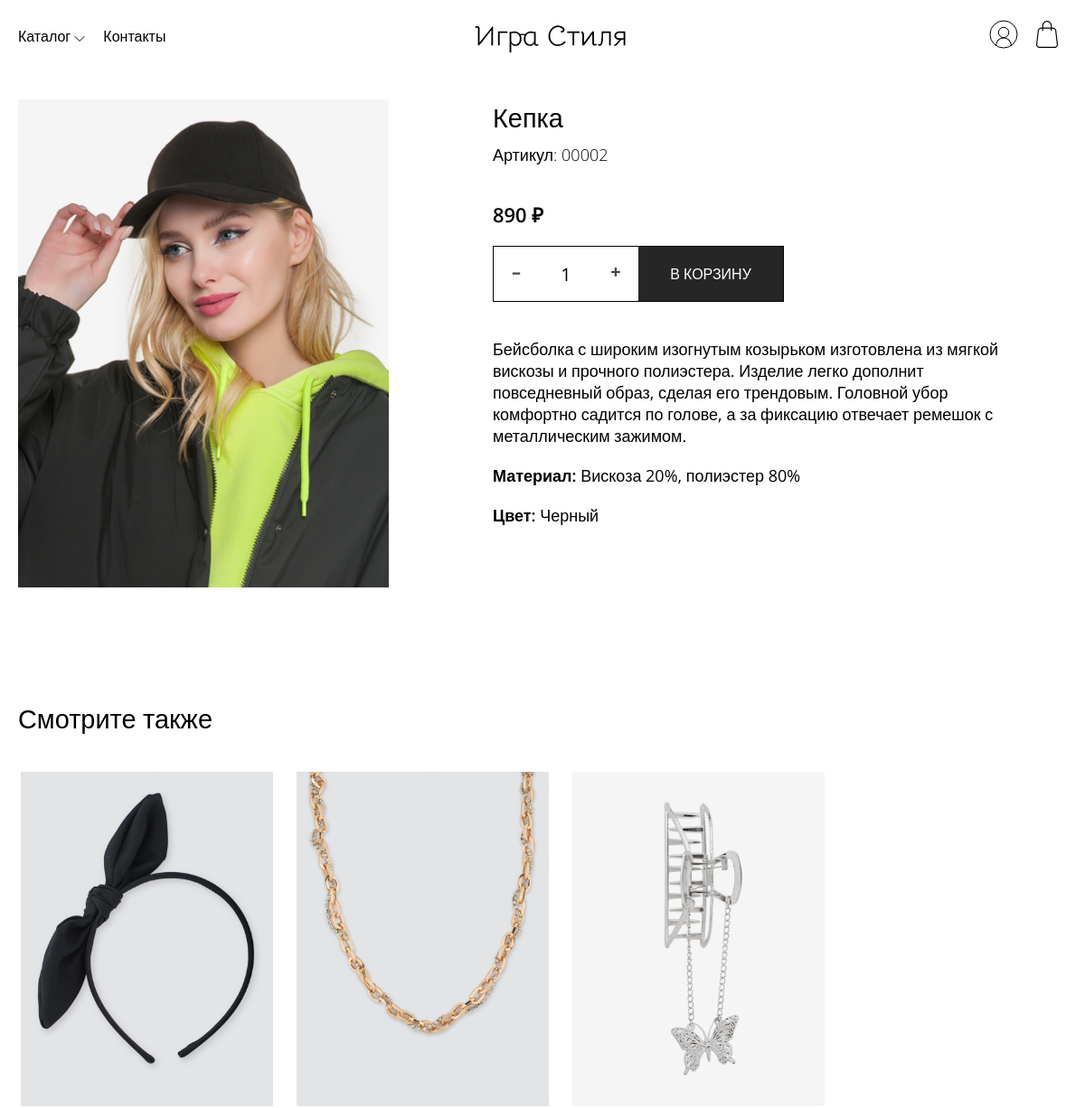
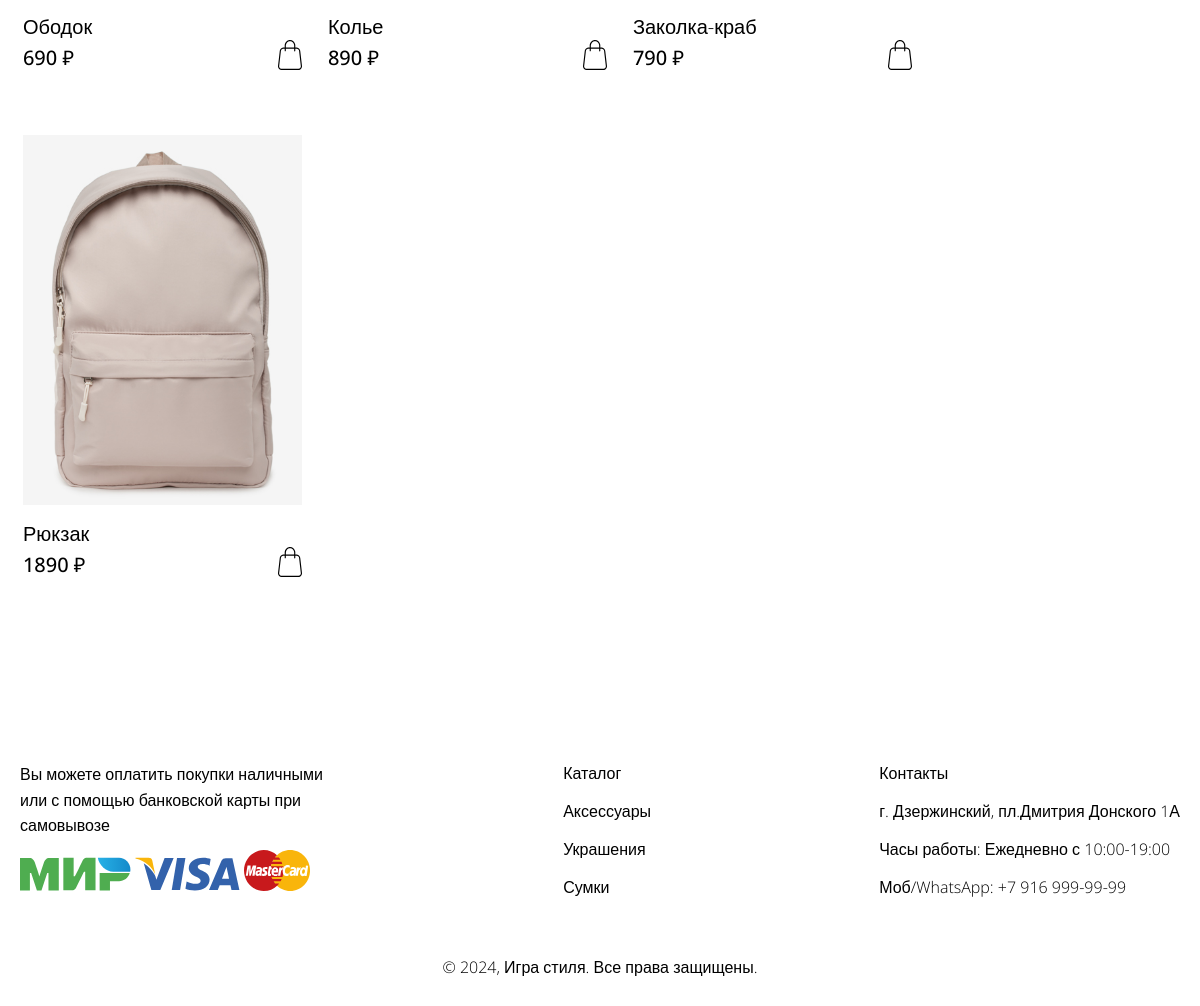
The app's page /php/product.php?id=2 with its own data (2 pictures, top to bottom).
### tables this page shows
CREATE TABLE `products` (
  `id_product` int(11) NOT NULL,
  `id_product_type` int(11) NOT NULL,
  `name_product` varchar(50) NOT NULL,
  `article` varchar(11) DEFAULT NULL,
  `description` varchar(300) NOT NULL,
  `price` int(11) NOT NULL,
  `image` varchar(300) NOT NULL,
  `material` varchar(100) NOT NULL,
  `id_color` int(11) NOT NULL,
  `quantity` int(11) NOT NULL,
  `quantity_store` int(11) DEFAULT NULL
);

CREATE TABLE `colors` (
  `id_color` int(11) NOT NULL,
  `name_color` varchar(20) NOT NULL
);

### php/product.php (the view, shortened to what this page needs)
<?php
include './components/header.php';
include './config/db.php';
$id_product = $_GET['id'] ?? '';
$query = "SELECT * FROM products p
INNER JOIN colors c ON p.id_color = c.id_color
WHERE p.id_product = $id_product AND p.quantity >= 1";
$result = mysqli_query($link, $query);
if ($result && mysqli_num_rows($result) > 0) {
    $product = mysqli_fetch_assoc($result);
?>
    <div class="product">
        <div class="container">
            <div class="product-content">
                <div class="product-content-picture">
                    <img src="<?= $product['image']; ?>" alt="Product Image">
                </div>
                <div class="product-content-points">
                    <h1><?= $product['name_product']; ?></h1>
                    <p class="product-article">Артикул: <?= $product['article']; ?></p>
                    <h2><?= $product['price']; ?> ₽</h2>
                    <form class="addToCart" method="post" action="/accessory_store/php/config/add_to_cart.php">
                        <div class="counter">
                            <span class="input-number-decrement">–</span><input class="input-number" type="text" value="1" min="0" max="<?php echo $product['quantity']; ?>"><span class="input-number-increment">+</span>
                            <button type="submit" class="button-product">В КОРЗИНУ</button>
                        </div>
                    </form>
                    <p><?= $product['description']; ?></p>
                    <p class="product-material"><span class="characteristics">Материал:</span> <?= $product['material']; ?></p>
                    <p><span class="characteristics">Цвет: </span><?= $product['name_color']; ?></p>
                </div>
            </div>
        </div>
    </div>
<?php
} else {
    echo "Товар не найден.";
}
$query_related = "SELECT * FROM products WHERE id_product != '$id_product' ORDER BY RAND() LIMIT 4";
$result_related = mysqli_query($link, $query_related);
$related_products = [];
if (mysqli_num_rows($result_related) > 0) {
    while ($row_related = mysqli_fetch_assoc($result_related)) {
        $related_products[] = $row_related;
    }
?>
    <div class="catalog">
        <div class="container">
        <h1 class="title">Смотрите также</h1>
            <div class="catalog-rec">
                <?php foreach ($related_products as $related_product) : ?>
                    <div class="catalog-cart">
                        <a href="product.php?id=<?php echo $related_product['id_product']; ?>">
                            <img class="catalog-picture" src="<?php echo $related_product['image']; ?>" alt="">
                            <p><?php echo $related_product['name_product']; ?></p>
                        </a>
                        <div class="catalog-cart-points">
                            <p><?= $related_product['price']; ?> ₽</p>
                            <form class="addToCartForm" action="/accessory_store/php/config/add_to_cart.php" method="post">
                                <button type="submit" style="border: none; background: none; cursor: pointer;">
                                    <img src="/accessory_store/img/cart.svg" alt="">
                                </button>
                            </form>
                        </div>
                    </div>
                <?php endforeach; ?>
            </div>
        </div>
    </div>
<?php }
include './components/footer.php';
?>
</body>
</html>

### css/style.css (style rules this page uses)
button { background: transparent; border: none; font-weight: 400; font-size: 16px; cursor: pointer; }
* { margin: 0; padding: 0; font-family: "Open Sans", sans-serif; }
a { text-decoration: none; color: inherit; }
p { font-size: 20px; }
h1, h2, h3 { font-style: normal; }
h1 { font-size: clamp(1.13rem, 0.83rem + 1.3vw, 2rem); font-weight: 400; }
h2 { font-size: clamp(0.88rem, 0.67rem + 0.93vw, 1.5rem); font-weight: 600; }
.container { max-width: 1200px; margin-right: auto; margin-left: auto; }
.title, .title-index { margin-bottom: 40px; }
.catalog .catalog-picture { max-width: 285px; height: 370px; margin-bottom: 10px; }
.catalog .catalog-content, .catalog .catalog-rec { display: flex; justify-content: space-between; }
.catalog .catalog-products, .catalog .catalog-rec { width: 100%; display: grid; grid-template-columns: repeat(auto-fit, minmax(285px, 1rem)); justify-items: center; justify-content: start; grid-column-gap: 20px; }
.catalog .catalog-cart { margin-bottom: 60px; }
.catalog .catalog-cart p { font-weight: 300; }
.catalog .catalog-cart .catalog-cart-points { display: flex; align-items: center; justify-content: space-between; }
.catalog .catalog-cart .catalog-cart-points p { font-weight: 500; }
.product { margin-top: 30px; margin-bottom: 120px; }
.product .product-content { display: flex; }
.product .product-content-picture { margin-right: 115px; }
.product .product-content-picture img { width: 410px; height: 540px; }
.product .product-content-points { max-width: 600px; }
.product .product-content-points p { font-size: 18px; }
.product .product-content-points .characteristics { font-weight: 600; }
.product .product-content-points .product-article { font-size: 18px; font-weight: 300; margin-top: 10px; margin-bottom: 40px; }
.product .product-content-points .product-material { margin-top: 20px; margin-bottom: 20px; }
.product .product-content-points .counter { width: 320px; margin-top: 20px; margin-bottom: 40px; }
.product .product-content-points .counter .button-product { height: 100%; width: 50%; color: #FFF; cursor: pointer; background: #262626; }
.counter { border: 1px solid; width: 160px; height: 60px; display: flex; }
.counter .input-number, .counter .item-quantity { width: 80px; vertical-align: top; text-align: center; outline: none; font-size: 20px; }
.counter .input-number, .counter .input-number-decrement, .counter .input-number-increment, .counter .item-quantity, .counter .item-quantity-decrement, .counter .item-quantity-increment { border: none; height: 60px; -webkit-user-select: none; -moz-user-select: none; user-select: none; }
.counter .input-number-decrement, .counter .input-number-increment, .counter .item-quantity-decrement, .counter .item-quantity-increment { display: inline-block; width: 30px; line-height: 55px; color: #444; text-align: center; font-weight: bold; cursor: pointer; font-size: 20px; }
.counter .input-number-decrement, .counter .item-quantity-decrement { margin: 0 0 0 10px; }
.counter .input-number-increment, .counter .item-quantity-increment { margin: 0 10px 0 0; }
form input, form select, form textarea { display: inline-block; width: 100%; height: 40px; background: none; border: none; outline: 0; border-bottom: 1px solid #4D4B4B; font-size: 20px; }
form input::placeholder, form select::placeholder, form textarea::placeholder { font-size: 16px; }
@media screen and (max-width: 1280px) { .categories, .container, footer, .nav-menu { margin-left: 20px; margin-right: 20px; } }

### records on screen
products: image (picture), name_product "Кепка", article "00002", price "890", description "Бейсболка с широким изогнутым козырьком изготовлена из мягкой вискозы и прочного полиэстера. Изделие легко дополнит повседневный образ, сделая его трендовым. Головной убор комфортно садится по голове, а за фиксацию отвечает ремешок с металлическим зажимом.", material "Вискоза 20%, полиэстер 80%", id_color.name_color "Черный"
products: image (picture), name_product "Ободок", price "690"
products: image (picture), name_product "Колье", price "890"
products: image (picture), name_product "Заколка-краб", price "790"
products: image (picture), name_product "Рюкзак", price "1890"
